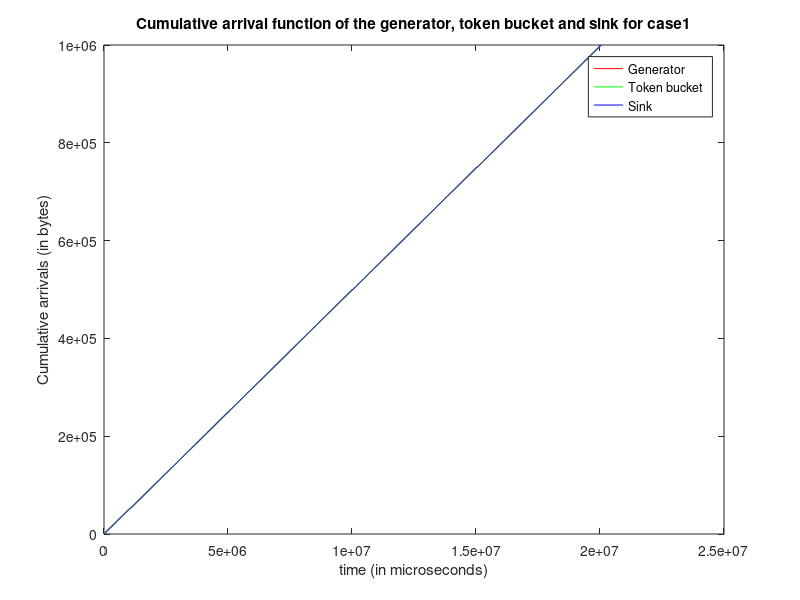

Here is the MATLAB script that generated this plot:
clc; clear all;

[packet_no_p, time_p, packetsize_p] = textread('generator_n1small.txt', '%f %f %f');
figure(1);
i=1;
time1(i)=0;
arrival(i)=packetsize_p(i);
i=2;
while i<=length(packet_no_p)
    time1(i)=time1(i-1)+time_p(i);
    arrival(i) = arrival(i-1)+packetsize_p(i);
    i=i+1;
end
%subplot(2,1,1)
%plot(time1,arrival);
%title('Cumulative arrival function of the trace file');
%xlabel('time (in microseconds)');
%ylabel('Cumulative arrivals (in bytes)');
%xlim([0,2.1e6]);

[time_p2, packetsize_p2, bufferSize, noToken] = textread('bucket_n1small.txt', '%f %f %f %f');
i=1;
time2(i)=0;
arrival2(i)=packetsize_p2(i);
i=2;
while i<=length(packetsize_p2)
    time2(i)=time2(i-1)+time_p2(i);
    arrival2(i)=arrival2(i-1)+packetsize_p2(i);
    i=i+1;
end

[packet_no_p3, time_p3, packetsize_p3] = textread('sink_n1small.txt', '%f %f %f');
i=1;
time3(i)=0;
arrival3(i)=packetsize_p3(i);
i=2;
while i<=length(packetsize_p3)
    time3(i)=time3(i-1)+time_p3(i);
    arrival3(i)=arrival3(i-1)+packetsize_p3(i);
    i=i+1;
end
%subplot(2,1,2);
%plot(time3,arrival3);
%title('Cumulative arrival function of output file');
%xlabel('time (in microseconds)');
%ylabel('Cumulative arrivals (in bytes)');
%xlim([0,2.1e6]);




plot(time1,arrival,'r',time2,arrival2,'g',time3,arrival3,'b');
title('Cumulative arrival function of the generator, token bucket and sink for case1');
xlabel('time (in microseconds)');
ylabel('Cumulative arrivals (in bytes)');
%xlim([0,2.1e6]);
%legend 
legend('Generator','Token bucket','Sink');